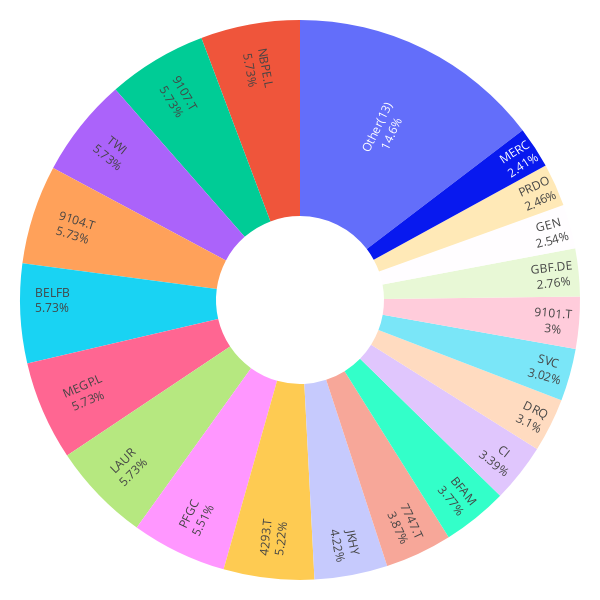

Notebook source saved alongside this figure:
### Code cell
importlib.reload(lstm_utils)
importlib.reload(mpt_utils)

weights_12m, mu_12m, S_12m, allocations_12m, weights_all_12m = mpt_utils.portfolio_and_plot(df_forecast_12m, df)

### Figure 1 — Plotly figure (JSON) as saved in the notebook; plotly's stock layout.template omitted (floating-point values rounded to 4 significant figures)
{"data": [{"hole": 0.3, "insidetextorientation": "radial", "labels": ["NBPE.L", "4293.T", "MERC", "PRDO", "9107.T", "TWI", "7747.T", "GEN", "9104.T", "BELFB", "MEGP.L", "CI", "JKHY", "GBF.DE", "9101.T", "DRQ", "SVC", "BFAM", "PFGC", "LAUR", "Other(13)"], "textinfo": "label+percent", "textposition": "inside", "values": [0.05, 0.0456, 0.021, 0.0215, 0.05, 0.05, 0.0338, 0.0222, 0.05, 0.05, 0.05, 0.0296, 0.0368, 0.0241, 0.0262, 0.0271, 0.0264, 0.0329, 0.0481, 0.05, 0.1277], "type": "pie"}], "layout": {"margin": {"l": 20, "r": 20, "t": 20, "b": 20}, "font": {"color": "black"}, "height": 600, "width": 600, "paper_bgcolor": "white", "plot_bgcolor": "white", "showlegend": false}}
